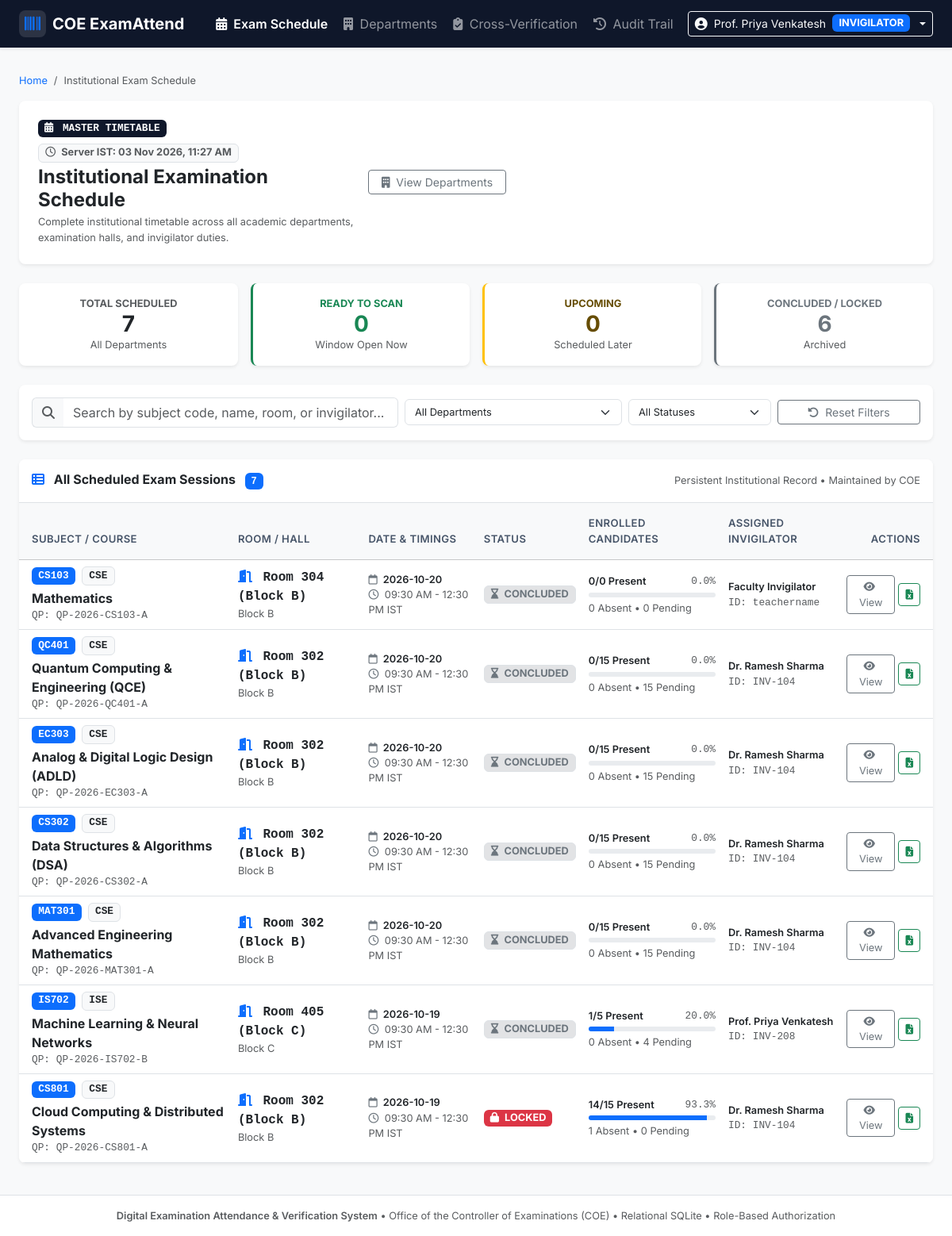
Page /exams (signed in) on the earlier database version.
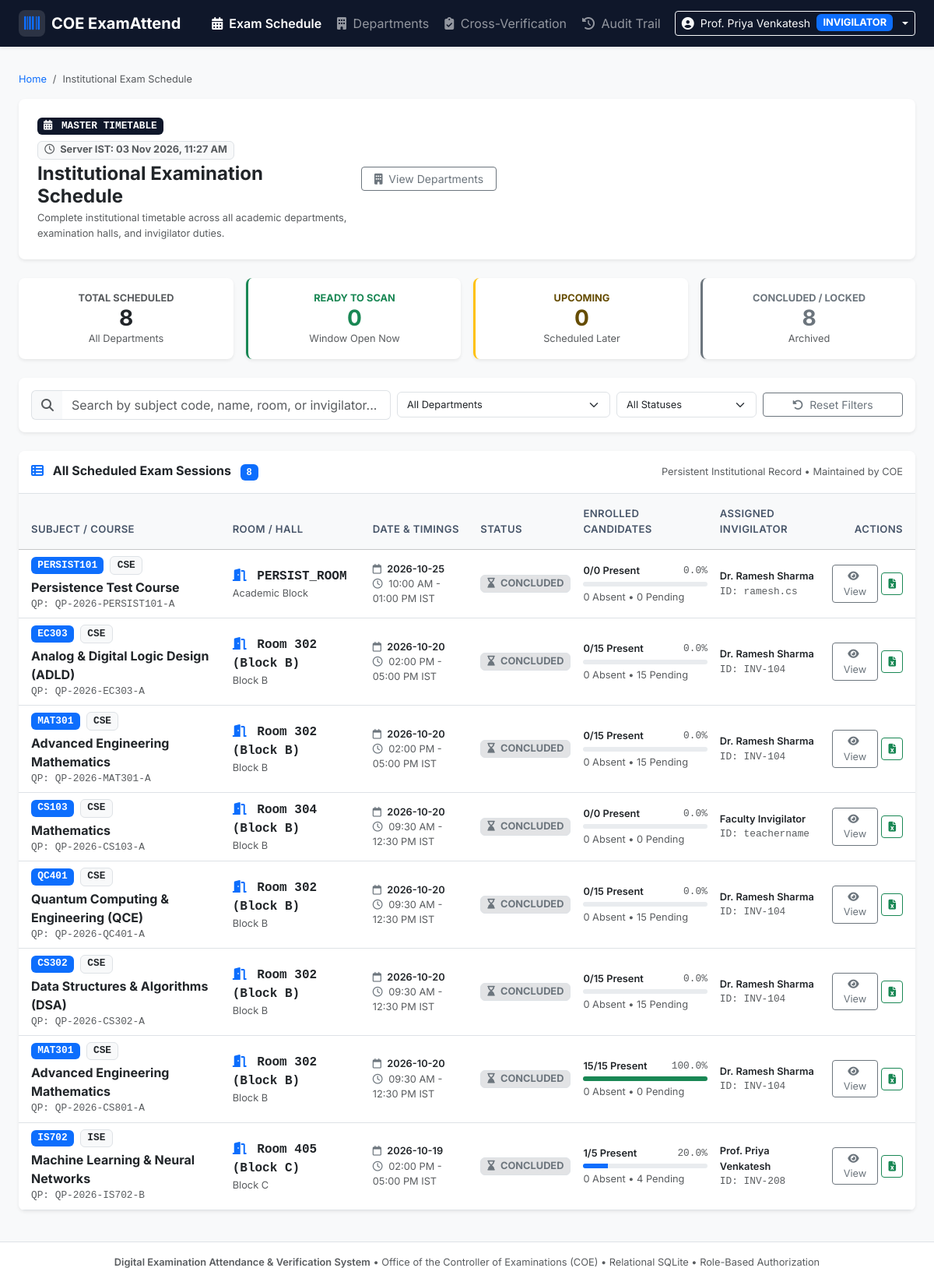
Same page on the later database version.
### tables this page shows
CREATE TABLE exam_sessions (
        id INTEGER PRIMARY KEY AUTOINCREMENT,
        course_code TEXT NOT NULL,
        course_name TEXT NOT NULL,
        exam_date TEXT NOT NULL,
        exam_session TEXT NOT NULL,
        room_number TEXT NOT NULL,
        qp_code TEXT NOT NULL,
        invigilator_name TEXT NOT NULL,
        invigilator_id TEXT NOT NULL,
        status TEXT DEFAULT 'IN_PROGRESS', -- 'IN_PROGRESS', 'LOCKED'
        locked_at TEXT,
        locked_by TEXT,
        created_at TEXT DEFAULT CURRENT_TIMESTAMP
    , exam_id INTEGER, subject_id INTEGER, department_id INTEGER, classroom_id INTEGER, invigilator_user_id INTEGER, submitted_at TEXT, start_time TEXT DEFAULT '09:30', end_time TEXT DEFAULT '12:30');

CREATE TABLE departments (
        id INTEGER PRIMARY KEY AUTOINCREMENT,
        code TEXT UNIQUE NOT NULL,
        name TEXT NOT NULL,
        created_at TEXT DEFAULT CURRENT_TIMESTAMP
    );

CREATE TABLE classrooms (
        id INTEGER PRIMARY KEY AUTOINCREMENT,
        department_id INTEGER NOT NULL,
        room_number TEXT NOT NULL,
        building TEXT,
        capacity INTEGER DEFAULT 40,
        created_at TEXT DEFAULT CURRENT_TIMESTAMP,
        FOREIGN KEY (department_id) REFERENCES departments(id),
        UNIQUE(department_id, room_number)
    );

### app.py (the view)
@app.route('/exams')
@login_required
def all_exams_schedule():
    conn = get_db()
    cursor = conn.cursor()
    cursor.execute('''
        SELECT
            s.*,
            d.code as dept_code,
            d.name as dept_name,
            c.building,
            (SELECT COUNT(*) FROM students WHERE session_id = s.id) as total_students,
            (SELECT COUNT(*) FROM students WHERE session_id = s.id AND attendance_status = 'PRESENT') as present_count,
            (SELECT COUNT(*) FROM students WHERE session_id = s.id AND attendance_status = 'ABSENT') as absent_count,
            (SELECT COUNT(*) FROM students WHERE session_id = s.id AND attendance_status = 'PENDING') as pending_count
        FROM exam_sessions s
        LEFT JOIN departments d ON s.department_id = d.id
        LEFT JOIN classrooms c ON s.classroom_id = c.id
        ORDER BY s.exam_date DESC, s.start_time DESC, s.id DESC
    ''')
    sessions = [dict(row) for row in cursor.fetchall()]
    for s in sessions:
        tot = s.get('total_students') or 0
        pres = s.get('present_count') or 0
        s['completion_pct'] = round((pres / tot * 100), 1) if tot > 0 else 0.0
        s['time_window'] = get_session_window_status(s)
    cursor.execute('SELECT id, code, name FROM departments ORDER BY code ASC')
    departments = [dict(row) for row in cursor.fetchall()]
    cursor.execute('SELECT id, room_number FROM classrooms ORDER BY room_number ASC')
    classrooms = [dict(row) for row in cursor.fetchall()]
    cursor.execute("SELECT id, full_name, username FROM users WHERE role = 'TEACHER' AND is_active = 1")
    teachers = [dict(row) for row in cursor.fetchall()]
    conn.close()
    today_str = get_ist_now().strftime("%Y-%m-%d")
    return render_template('exams_schedule.html', sessions=sessions, departments=departments, classrooms=classrooms, teachers=teachers, today_str=today_str)

### app.py (called while the page is built)
def get_ist_now():
    return datetime.now(IST).replace(tzinfo=None)

@app.context_processor
def inject_globals():
    return {
        'get_ist_now': get_ist_now
    }

def login_required(f):
    @wraps(f)
    def decorated_function(*args, **kwargs):
        if not session.get('user_id'):
            if request.path.startswith('/api/'):
                return jsonify({'success': False, 'message': 'Authentication required. Please log in.'}), 401
            return redirect(url_for('login', next=request.path))
        return f(*args, **kwargs)
    return decorated_function

### database.py (called while the page is built)
def get_db(db_path=None):
    path = db_path or DB_PATH
    conn = sqlite3.connect(path, timeout=30.0)
    try:
        conn.execute("PRAGMA journal_mode=WAL;")
    except Exception:
        pass
    conn.execute("PRAGMA busy_timeout=15000;")
    conn.execute("PRAGMA foreign_keys=ON;")
    conn.row_factory = sqlite3.Row
    return conn

### templates/exams_schedule.html (shortened to what the changed rows need)
{% extends 'base.html' %}
{% block content %}
<div class="container-fluid px-3 px-md-4">
    {% set total_exams = sessions|length %}
    {% set active_exams = sessions|selectattr('time_window.status', 'equalto', 'ACTIVE')|list|length %}
    {% set upcoming_exams = sessions|selectattr('time_window.status', 'equalto', 'UPCOMING')|list|length %}
    {% set concluded_exams = sessions|selectattr('time_window.status', 'equalto', 'CONCLUDED')|list|length %}
    <div class="row g-2 g-md-3 mb-3 mb-md-4">
        <div class="col-6 col-md-3">
            <div class="card border-0 shadow-sm bg-white p-3 rounded-3 text-center stat-card">
                <div class="text-muted fs-7 fw-bold text-uppercase">Total Scheduled</div>
                <h3 class="fw-bold mb-0 text-dark">{{ total_exams }}</h3>
                <small class="text-muted fs-7">All Departments</small>
            </div>
        </div>
        <div class="col-6 col-md-3">
            <div class="card border-0 shadow-sm bg-white p-3 rounded-3 text-center stat-card border-start border-secondary border-3">
                <div class="text-secondary fs-7 fw-bold text-uppercase">Concluded / Locked</div>
                <h3 class="fw-bold mb-0 text-secondary">{{ concluded_exams }}</h3>
                <small class="text-muted fs-7">Archived</small>
            </div>
        </div>
    </div>
    <div class="card border-0 shadow-sm bg-white mb-4 rounded-3 overflow-hidden">
        <div class="card-header bg-white py-3 border-bottom d-flex align-items-center justify-content-between">
            <h6 class="fw-bold mb-0 text-dark">
                <i class="fa-solid fa-table-list text-primary me-2"></i> All Scheduled Exam Sessions
                <span id="filteredCountBadge" class="badge bg-primary text-white ms-2 font-monospace">{{ sessions|length }}</span>
            </h6>
        </div>
        <div class="card-body p-0">
            {% if sessions %}
            <div class="table-responsive">
                <table class="table table-hover align-middle mb-0" id="scheduleTable">
                    <thead class="table-light fs-7 text-uppercase text-muted">
                        <tr>
                            <th class="ps-3 py-3">Subject / Course</th>
                            <th class="py-3">Room / Hall</th>
                            <th class="py-3">Date & Timings</th>
                            <th class="py-3">Status</th>
                            <th class="py-3">Enrolled Candidates</th>
                            <th class="py-3">Assigned Invigilator</th>
                            <th class="text-end pe-3 py-3">Actions</th>
                        </tr>
                    </thead>
                    <tbody class="fs-7">
                        {% for s in sessions %}
                        <tr class="schedule-row"
                            data-search="{{ s.course_code }} {{ s.course_name }} {{ s.room_number }} {{ s.dept_code }} {{ s.invigilator_name }} {{ s.qp_code }}"
                            data-dept="{{ s.dept_code }}"
                            data-status="{{ s.time_window.status }}">
                            <td class="ps-3">
                                <div class="d-flex align-items-center gap-2 mb-1">
                                    <span class="badge bg-primary font-monospace fs-7">{{ s.course_code }}</span>
                                    {% if s.dept_code %}
                                    <span class="badge bg-light text-dark border font-monospace fs-7">{{ s.dept_code }}</span>
                                    {% endif %}
                                </div>
                                <div class="fw-bold text-dark fs-6">{{ s.course_name }}</div>
                                <div class="text-muted fs-7 font-monospace">QP: {{ s.qp_code }}</div>
                            </td>
                            <td>
                                <div class="fw-bold text-dark fs-6 font-monospace">
                                    <i class="fa-solid fa-door-open text-primary me-1"></i> {{ s.room_number }}
                                </div>
                                {% if s.building %}
                                <div class="text-muted fs-7">{{ s.building }}</div>
                                {% endif %}
                            </td>
                            <td>
                                <div class="fw-semibold text-dark">
                                    <i class="fa-regular fa-calendar me-1 text-secondary"></i> {{ s.exam_date }}
                                </div>
                                <div class="text-muted">
                                    <i class="fa-regular fa-clock me-1 text-secondary"></i> {{ s.time_window.start_display }} - {{ s.time_window.end_display }} IST
                                </div>
                            </td>
                            <td>
                                {% if s.status == 'LOCKED' or s.status == 'SUBMITTED' %}
                                    <span class="badge bg-danger text-white fs-7 px-2 py-1">
                                        <i class="fa-solid fa-lock me-1"></i> LOCKED
                                    </span>
                                {% elif s.time_window.status == 'ACTIVE' %}
                                    <span class="badge bg-success-subtle text-success border border-success-subtle fs-7 px-2 py-1">
                                        <i class="fa-solid fa-qrcode me-1"></i> READY TO SCAN
                                    </span>
                                {% elif s.time_window.status == 'UPCOMING' %}
                                    <span class="badge bg-warning-subtle text-warning-emphasis border border-warning-subtle fs-7 px-2 py-1" title="{{ s.time_window.message }}">
                                        <i class="fa-regular fa-clock me-1"></i> {{ s.time_window.badge_text }}
                                    </span>
                                {% else %}
                                    <span class="badge bg-secondary-subtle text-secondary border fs-7 px-2 py-1">
                                        <i class="fa-solid fa-hourglass-end me-1"></i> CONCLUDED
                                    </span>
                                {% endif %}
                            </td>
                            <td style="min-width: 170px;">
                                <div class="d-flex align-items-center justify-content-between mb-1">
                                    <span class="fw-semibold text-dark">
                                        {{ s.present_count }}/{{ s.total_students }} Present
                                    </span>
                                    <span class="text-muted fs-7 font-monospace">
                                        {{ s.completion_pct }}%
                                    </span>
                                </div>
                                <div class="progress" style="height: 6px;">
                                    <div class="progress-bar {% if s.completion_pct == 100 %}bg-success{% elif s.completion_pct > 0 %}bg-primary{% else %}bg-secondary{% endif %}"
                                         role="progressbar" style="width: {{ s.completion_pct }}%;"></div>
                                </div>
                                <div class="text-muted fs-7 mt-1">
                                    {{ s.absent_count }} Absent &bull; {{ s.pending_count }} Pending
                                </div>
                            </td>
                            <td>
                                <div class="fw-semibold text-dark">{{ s.invigilator_name }}</div>
                                <div class="text-muted fs-7 font-monospace">ID: {{ s.invigilator_id }}</div>
                            </td>
                            <td class="text-end pe-3">
                                <div class="d-flex align-items-center justify-content-end gap-1">
                                    {% if s.status == 'LOCKED' or s.status == 'SUBMITTED' or s.time_window.status == 'CONCLUDED' %}
                                        <a href="/sessions/{{ s.id }}/roster" class="btn btn-outline-secondary btn-sm px-2 py-1 fs-7" title="View Finalized Roster">
                                            <i class="fa-solid fa-eye me-1"></i> View
                                        </a>
                                    {% else %}
                                        <a href="/sessions/{{ s.id }}/roster" class="btn btn-primary btn-sm px-2 py-1 fs-7 fw-semibold">
                                            <i class="fa-solid fa-camera me-1"></i> Scan Roster
                                        </a>
                                    {% endif %}
                                    <a href="/download_report/{{ s.id }}" class="btn btn-outline-success btn-sm px-2 py-1 fs-7" title="Download Official Excel Report">
                                        <i class="fa-solid fa-file-excel"></i>
                                    </a>
                                </div>
                            </td>
                        </tr>
                        {% endfor %}
                    </tbody>
                </table>
            </div>
            {% endif %}
        </div>
    </div>
</div>
{% endblock %}

Differences in the rows shown:
added exam_sessions: course_code "PERSIST101", dept_code "CSE", course_name "Persistence Test Course", qp_code "QP-2026-PERSIST101-A", room_number "PERSIST_ROOM", building "Academic Block", exam_date "2026-10-25", time_window.start_display "10:00 AM", time_window.end_display "01:00 PM", status "IN_PROGRESS" (drawn), present_count "0", total_students "0", completion_pct "0.0", absent_count "0", pending_count "0", invigilator_name "Dr. Ramesh Sharma", invigilator_id "ramesh.cs"
changed exam_sessions "Analog & Digital Logic Design (ADLD)": time_window.start_display "09:30 AM" → "02:00 PM"; time_window.end_display "12:30 PM" → "05:00 PM"; moves up the list
changed exam_sessions "QP-2026-MAT301-A": time_window.start_display "09:30 AM" → "02:00 PM"; time_window.end_display "12:30 PM" → "05:00 PM"; moves up the list
changed exam_sessions "QP-2026-CS801-A": course_code "CS801" → "MAT301"; course_name "Cloud Computing & Distributed Systems" → "Advanced Engineering Mathematics"; exam_date "2026-10-19" → "2026-10-20"; present_count "14" → "15"; completion_pct "93.3" → "100.0"; {{ s.completion_pct }} 93.3 → 100.0 (drawn); absent_count "1" → "0"; status "LOCKED" → "CONCLUDED"; moves up the list
changed exam_sessions "Machine Learning & Neural Networks": time_window.start_display "09:30 AM" → "02:00 PM"; time_window.end_display "12:30 PM" → "05:00 PM"
Other differences:
{{ total_exams }}: "7" → "8"
{{ concluded_exams }}: "6" → "8"
{{ sessions|length }}: "7" → "8"
